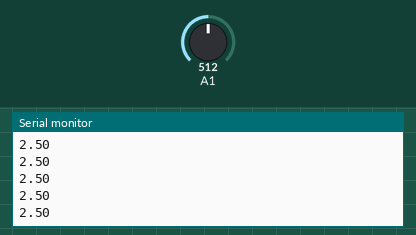
Recording of a sketch running on a simulated Arduino Uno, built with avr-gcc and run on an emulated ATmega328P. Parts: the last lines printed to the serial monitor. The inputs (shaded band) are chosen by the test bench; at power-on: A1 = 512.

Above: at 1.2 s.
1.3 s: A1 set to 716
At 2.1 s:
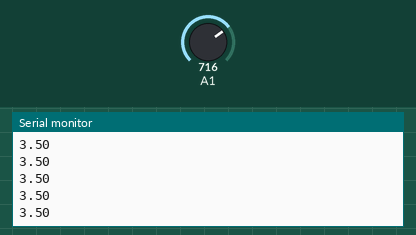
2.8 s: A1 set to 900
At 3.7 s:
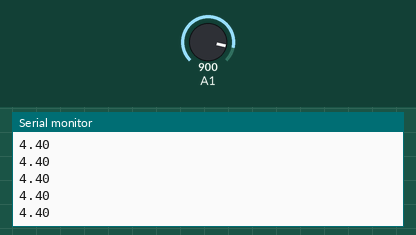
Timing chart, 0 to 5.8 s (numbered marks = the images above; inputs shaded):
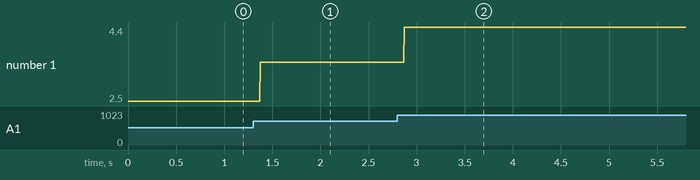

The sketch:

AnalogRead.ino
```cpp
//Project :
//Author : Joshua Dolgin
//Date  : YYYY/MM//DD
//Status :
//Reference :
float multiplier = 5.0/1023;
uint16_t value;
float voltageLevel;
void setup() {
  // put your setup code here, to run once:
Serial.begin(9600);


}

void loop() {
  // put your main code here, to run repeatedly:
value = analogRead(A1);
voltageLevel = value*multiplier;
Serial.println(voltageLevel);
}
```

Measured:
- after the input at 1.3 s, the serial monitor: prints a new line after 0.07 s (image 1)
- after the input at 2.8 s, the serial monitor: prints a new line after 0.07 s (image 2)
- plotted number 1: 2.5 → 3.5 after the input at 1.3 s, 3.5 → 4.4 after the input at 2.8 s
